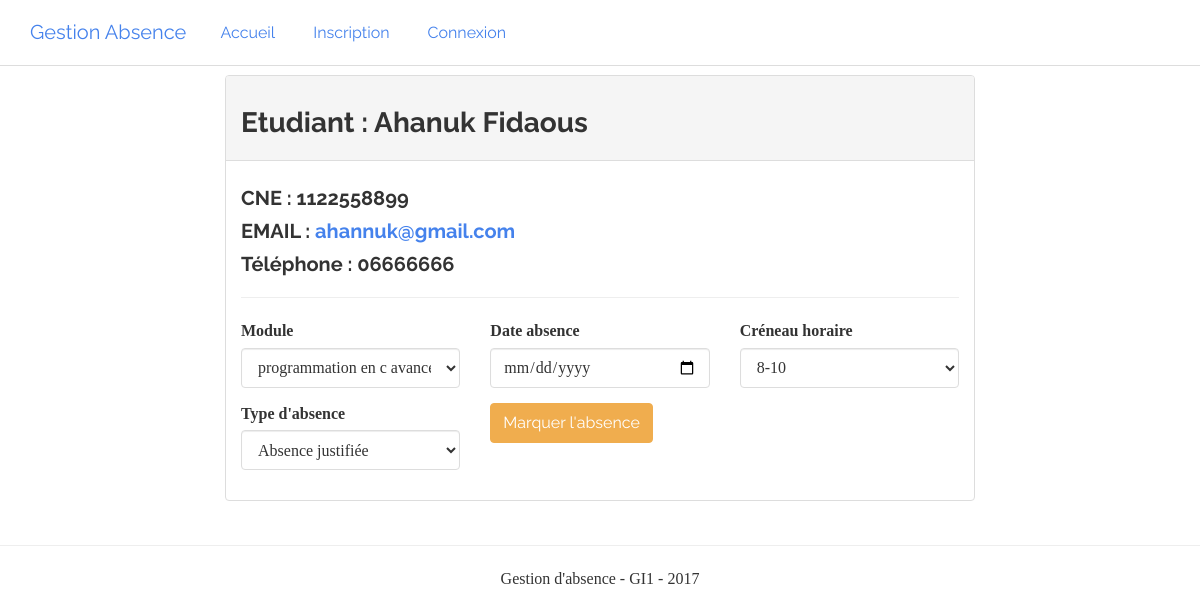
Before: /marquer_absence.php?id=1 with the older database file.
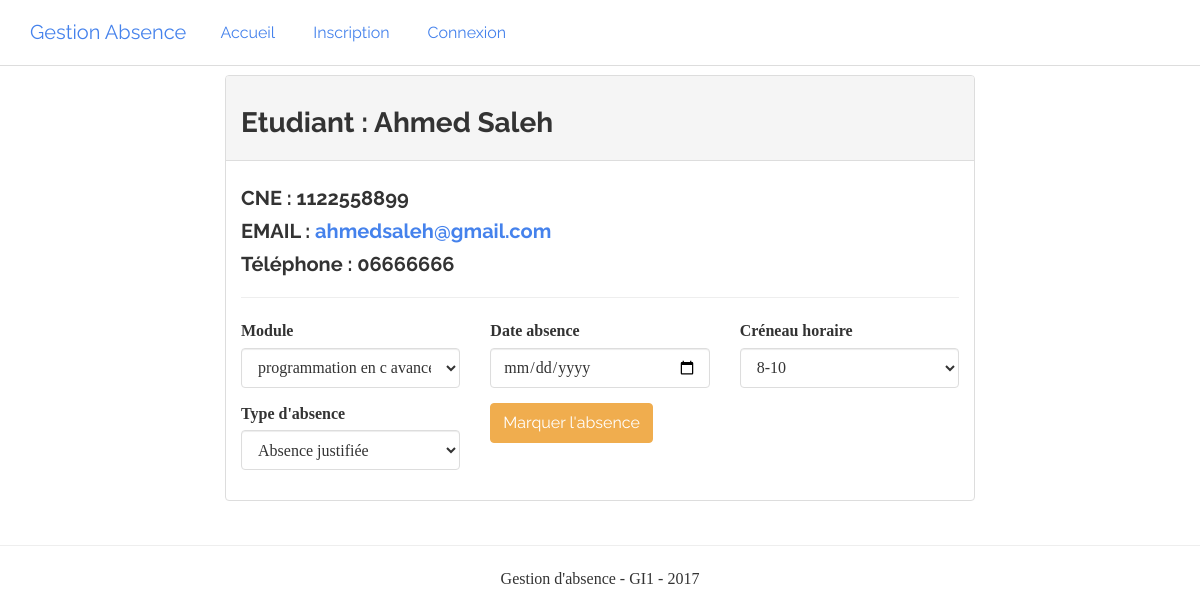
After: the same page with the newer database file.
### tables this page shows
CREATE TABLE IF NOT EXISTS `etudiant` (
  `id` int(11) NOT NULL AUTO_INCREMENT,
  `id_user` int(11) NOT NULL,
  `cin` varchar(255) NOT NULL,
  `nom` varchar(255) NOT NULL,
  `cne` varchar(255) NOT NULL,
  `prenom` varchar(255) NOT NULL,
  `date_naissance` date NOT NULL,
  `adresse` text NOT NULL,
  `lieu_naissance` varchar(255) NOT NULL,
  `telephone` varchar(255) NOT NULL,
  `email` varchar(255) NOT NULL,
  PRIMARY KEY (`id`),
  KEY `id_user` (`id_user`)
);

### files/functions.php (called while the page is built, shortened)
<?php
function database()
{
    $host = "127.0.0.1";
    $username = "root";
    $password = "";
    $database = "gab";
    $db = new PDO("mysql:host=" . $host . ";dbname=" . $database, $username, $password,
        array(
            PDO::MYSQL_ATTR_INIT_COMMAND => 'SET NAMES UTF8',
            PDO::ATTR_ERRMODE => PDO::ERRMODE_SILENT
        )
    );
    return $db;
}
function getEtudiant($id)
{
    $student = "";
    $db = database();
    $sttm = $db->prepare("SELECT * FROM etudiant where id=:id");
    $sttm->bindParam(':id', $id);
    if ($sttm->execute()) {
        $student = $sttm->fetch(PDO::FETCH_ASSOC);
        return $student;
    }
    return $student;
}
function listModules()
{
    $modules = [];
    $db = database();
    $sttm = $db->prepare("SELECT * FROM module");
    if ($sttm->execute()) {
        $modules = $sttm->fetchAll();
        return $modules;
    }
    return $modules;
}

### marquer_absence.php (the view, shortened to what this page needs)
<?php
require_once "header.php";
$etudiant = getEtudiant($_GET["id"]);
$modules = listModules();
?>
<div class="container">
    <div class="row">
        <div class="col-md-8 col-md-offset-2">
            <div class="panel panel-default">
                <div class="panel-heading"><h3>Etudiant : <?= $etudiant["nom"] ?> <?= $etudiant["prenom"] ?></h3></div>
                <div class="panel-body">
                    <h4>CNE : <?=$etudiant["cne"] ?></h4>
                    <h4>EMAIL : <a target="_blank" href="mailto:<?=$etudiant["email"] ?>"  ><?=$etudiant["email"] ?></a></h4>
                    <h4>Téléphone : <?=$etudiant["telephone"] ?></h4>
                    <hr>
                    <form action="marquer_absence.php" method="POST">
                        <div class="row">
                            <div class="col-md-4">
                                <div class="form-group">
                                    <label for="">Module</label>
                                    <select class="form-control" name="module" id="">
                                        <?php foreach ($modules as $m): ?>
                                            <option value="<?= $m["nom_module"] ?>"><?= $m["nom_module"] ?></option>
                                        <?php endforeach; ?>
                                    </select>
                                </div>
                            </div>
                            <div class="col-md-4">
                                <div class="form-group">
                                    <label for="">Date absence</label>
                                    <input type="date" name="date_absence" class="form-control" placeholder="Date absence" >
                                </div>
                            </div>
                            <div class="col-md-4">
                                <div class="form-group">
                                    <label for="">Créneau horaire</label>
                                    <select name="crn_horaire" id="" class="form-control">
                                        <option value="8-10">8-10</option>
                                    </select>
                                </div>
                            </div>
                        </div>
                        <div class="row">
                            <div class="col-md-4">
                                <div class="form-group">
                                    <label for="">Type d'absence</label>
                                    <select class="form-control" name="type_absence" id="">
                                        <option value="Absence justifiée" selected >Absence justifiée</option>
                                    </select>
                                </div>
                            </div>
                            <div class="col-md-4">
                                <div class="form-group">
                                    <button type="submit" class="btn btn-warning" name="marquer-absence" >Marquer l'absence</button>
                                </div>
                            </div>
                        </div>
                    </form>
                </div>
            </div>
        </div>
    </div>
</div>
<?php require_once "footer.php"; ?>

Changed rows visible on the page:
changed etudiant: nom "Ahanuk" → "Ahmed"; prenom "Fidaous" → "Saleh"; email "ahannuk@gmail.com" → "ahmedsaleh@gmail.com"
